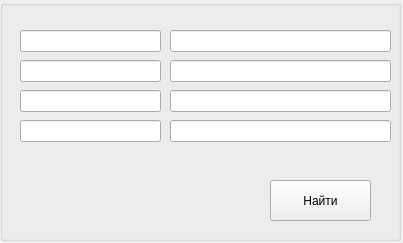
<?xml version="1.0" encoding="UTF-8"?>
<ui version="4.0">
 <class>Form</class>
 <widget class="QWidget" name="Form">
  <property name="geometry">
   <rect>
    <x>0</x>
    <y>0</y>
    <width>403</width>
    <height>243</height>
   </rect>
  </property>
  <property name="windowTitle">
   <string>Поиск</string>
  </property>
  <widget class="QGroupBox" name="groupBox">
   <property name="geometry">
    <rect>
     <x>0</x>
     <y>0</y>
     <width>401</width>
     <height>241</height>
    </rect>
   </property>
   <property name="title">
    <string/>
   </property>
   <widget class="QPushButton" name="pushButton">
    <property name="geometry">
     <rect>
      <x>270</x>
      <y>180</y>
      <width>101</width>
      <height>41</height>
     </rect>
    </property>
    <property name="text">
     <string>Найти</string>
    </property>
   </widget>
   <widget class="QLineEdit" name="lineEdit">
    <property name="geometry">
     <rect>
      <x>20</x>
      <y>30</y>
      <width>141</width>
      <height>22</height>
     </rect>
    </property>
    <property name="readOnly">
     <bool>true</bool>
    </property>
   </widget>
   <widget class="QLineEdit" name="lineEdit_2">
    <property name="geometry">
     <rect>
      <x>170</x>
      <y>30</y>
      <width>221</width>
      <height>22</height>
     </rect>
    </property>
   </widget>
   <widget class="QLineEdit" name="lineEdit_3">
    <property name="geometry">
     <rect>
      <x>20</x>
      <y>60</y>
      <width>141</width>
      <height>22</height>
     </rect>
    </property>
    <property name="readOnly">
     <bool>true</bool>
    </property>
   </widget>
   <widget class="QLineEdit" name="lineEdit_4">
    <property name="geometry">
     <rect>
      <x>170</x>
      <y>60</y>
      <width>221</width>
      <height>22</height>
     </rect>
    </property>
   </widget>
   <widget class="QLineEdit" name="lineEdit_5">
    <property name="geometry">
     <rect>
      <x>20</x>
      <y>90</y>
      <width>141</width>
      <height>22</height>
     </rect>
    </property>
    <property name="readOnly">
     <bool>true</bool>
    </property>
   </widget>
   <widget class="QLineEdit" name="lineEdit_6">
    <property name="geometry">
     <rect>
      <x>170</x>
      <y>90</y>
      <width>221</width>
      <height>22</height>
     </rect>
    </property>
   </widget>
   <widget class="QLineEdit" name="lineEdit_7">
    <property name="geometry">
     <rect>
      <x>20</x>
      <y>120</y>
      <width>141</width>
      <height>22</height>
     </rect>
    </property>
    <property name="readOnly">
     <bool>true</bool>
    </property>
   </widget>
   <widget class="QLineEdit" name="lineEdit_8">
    <property name="geometry">
     <rect>
      <x>170</x>
      <y>120</y>
      <width>221</width>
      <height>22</height>
     </rect>
    </property>
   </widget>
  </widget>
 </widget>
 <resources/>
 <connections/>
</ui>
